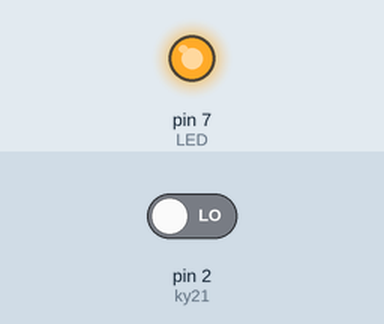
This sketch was run on a simulated Arduino Uno, built with avr-gcc and run on an emulated ATmega328P. On the bench: output pins drawn as LEDs (lit = HIGH). The inputs (shaded band) are chosen by the test bench; at power-on: pin 2 (ky21) LOW.

Above: at 1.2 s.
1.3 s: pin 2 (ky21) driven HIGH
At 2.0 s:
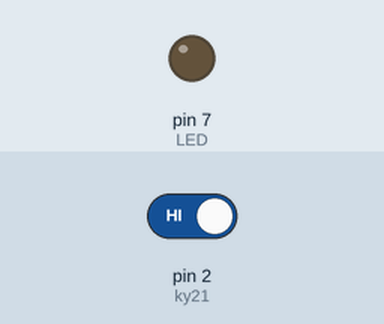
2.8 s: pin 2 (ky21) driven LOW
At 3.1 s:
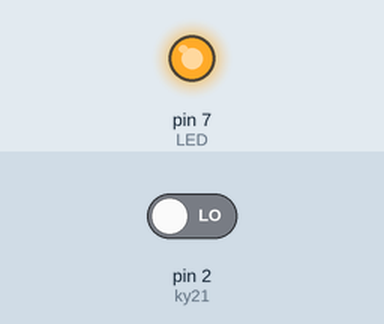
Timing chart, 0 to 5.8 s (numbered marks = the images above; inputs shaded):
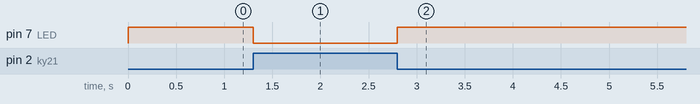

Measured:
- after the input at 1.3 s, pin 7 (LED): HIGH → LOW at once
- after the input at 2.8 s, pin 7 (LED): LOW → HIGH at once

The sketch:

KY-021.ino
```cpp
int ESTADO;
int LED=7;
int ky21=2;
void setup() {
pinMode(ky21,INPUT);
pinMode(LED,OUTPUT);
}

void loop() {
  ESTADO=digitalRead(ky21);
  if(ESTADO==HIGH){
    digitalWrite(LED,LOW);
  }
  else{
    digitalWrite(LED,HIGH);
  }
}
```
